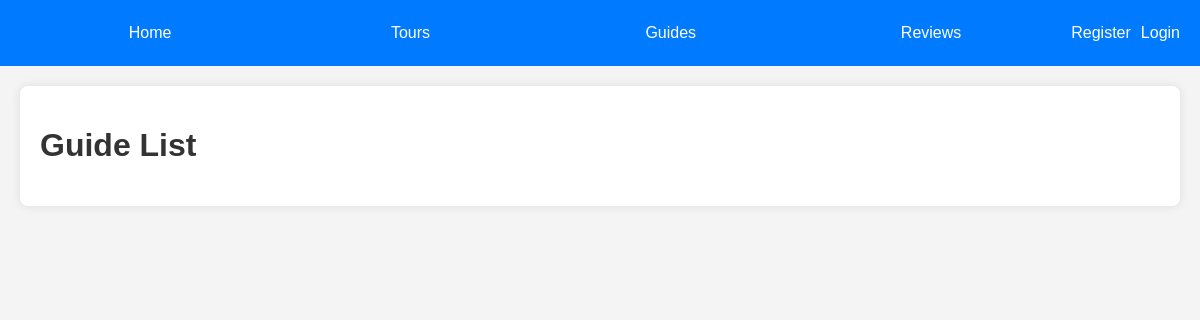
/tours/guides/, run on an earlier commit of the app's database.
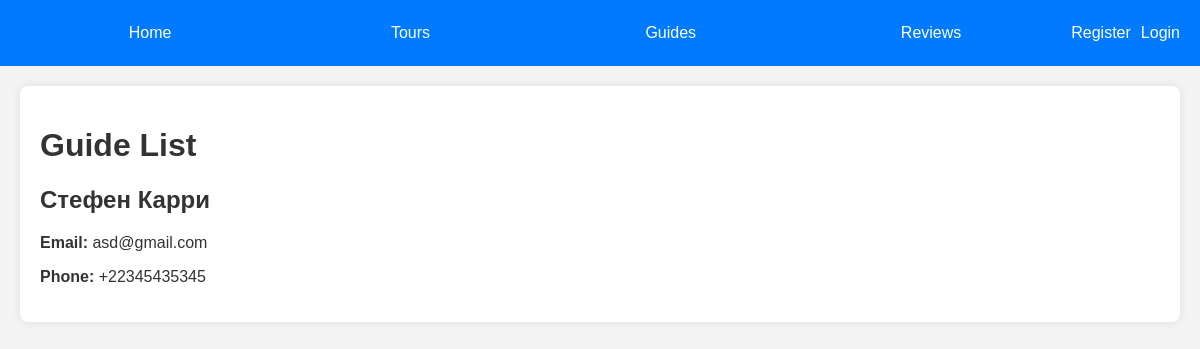
And on a later commit of the database.
### tours/models.py (models this page shows, shortened)
class Guide(models.Model):
    first_name = models.CharField(max_length = 30)
    last_name = models.CharField(max_length=30)
    language = models.CharField(max_length=30)
    email = models.EmailField(unique=True)
    phone = models.CharField(max_length=15)

### tours/views.py (the view)
# urls.py: path('guides/', views.guide_list, name='guide_list'),
def guide_list(request):
    guides = Guide.objects.all()
    return render(request, 'guides/guide_list.html', {'guides': guides})

### tours/templates/guides/guide_list.html (shortened to what this page needs)
{% extends 'base.html' %}
{% block content %}
    <h1>Guide List</h1>
    <div class="guide-list">
        {% for guide in guides %}
            <div class="guide-item">
                <h2>{{ guide.first_name }} {{ guide.last_name }}</h2>
                <p><strong>Email:</strong> {{ guide.email }}</p>
                <p><strong>Phone:</strong> {{ guide.phone }}</p>
            </div>
        {% endfor %}
    </div>
{% endblock %}

What changed in the data, as far as the page shows it:
added Guide: first_name "Стефен", last_name "Карри", email "asd@gmail.com", phone "+22345435345"
